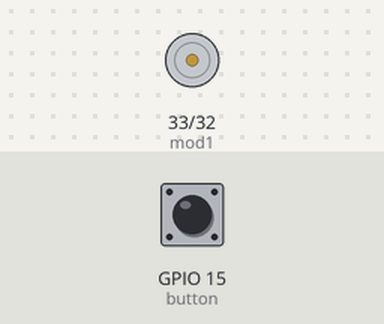
Bench run of a program on a simulated ESP32 board running MicroPython. Shown: motor-driver pin pairs drawn as motors (green arrow = first pin HIGH = forward, orange = second pin HIGH = backward, longer = more drive). The inputs (shaded band) are chosen by the test bench; at power-on: GPIO 15 (button) HIGH.

Above: at 1.2 s.
1.3 s: GPIO 15 (button) pulled LOW for 1 s
At 3.4 s:
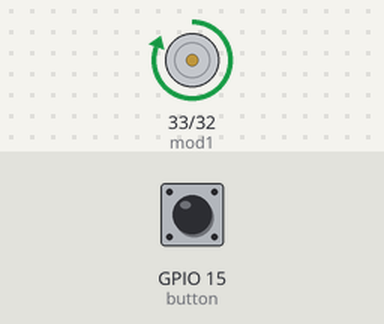
3.8 s: GPIO 15 (button) pulled LOW for 3.2 s
At 5.6 s:
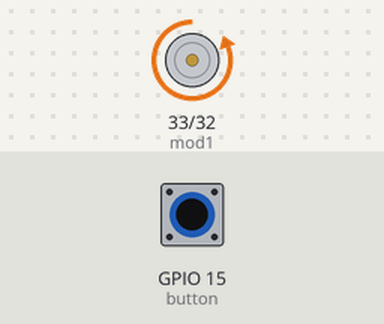
Timing chart, 0 to 7.1 s (numbered marks = the images above; inputs shaded):
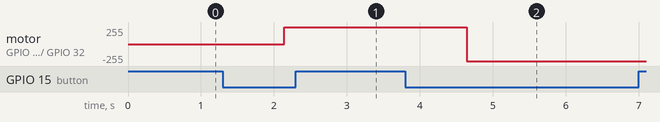

The program:

probe.py
```python
from machine import Pin
from utime import sleep_us, sleep_ms


button = Pin(15, Pin.IN)
mod1 = Pin(33, Pin.OUT)  # 120V
mod2 = Pin(32, Pin.OUT)  # 150V


cont = 0
contdeb = 0
while True:
    if(not button.value()):
        """
            * Anti rebote algorithm:
                -> BUtton en configuracion PULL-UP
                -> Se realiza deteccion de estado LOW, una vez se realiza la deteccion
                se hace polling para determinar cada < 50us*1300veces > el valor de la señal (se aumenta un contador cada vez que sea LOW)
                -> una vez relizado el sondeo se valida que si el valor es mayor a 700 (valor ajustado en practica) ejecute el cambio.

        """
        contdeb = 0
        for x in range(0, 1300, 1):
            if(not button.value()):
                contdeb += 1
                sleep_us(40) # *El toggle lo detecta sin problemas con un sondeo cada 50us
                # sleep_us(80) *El toggle se ve con delay ademas no es placentero el pulsar el botont
        if(contdeb >= 700):

            cont += 1

            if (cont == 3):
                cont = 1

            # Modes.

            # 120V
            if(cont == 1):
                """
                    *Preguntar cual esta encendido y apagarlo cuando la señal de voltaje este en elevacion.
                    *Una vez apagado esperar a que la señal de voltaje pase a abatimiento, estando hay esperar
                    a corriente cruze en elevacion cuando cruza esperar 90us para encender nuevos SCRS.
                """
                mod1.value(1)
                mod2.value(0)
                while not button.value():
                    # sleep_us(3)
                    pass

            # 150V
            elif(cont == 2):
                mod1.value(0)
                mod2.value(1)
                cont == 3
                while not button.value():
                    # sleep_us(3)
                    pass
```

Measured:
- after the input at 1.3 s, motor on GPIO 33 (mod1) / GPIO 32 (mod2): stopped → forward 255/255 after 0.84 s
- after the input at 3.8 s, motor on GPIO 33 (mod1) / GPIO 32 (mod2): forward 255/255 → backward 255/255 after 0.84 s
